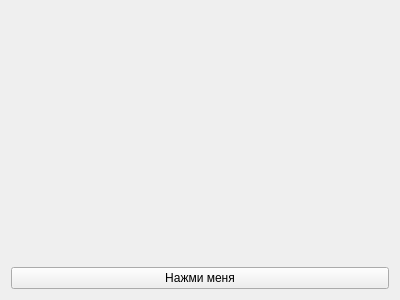
<?xml version="1.0" encoding="UTF-8"?>
<ui version="4.0">
 <class>Form</class>
 <widget class="QWidget" name="Form">
  <property name="geometry">
   <rect>
    <x>0</x>
    <y>0</y>
    <width>400</width>
    <height>300</height>
   </rect>
  </property>
  <property name="windowTitle">
   <string>Form</string>
  </property>
  <layout class="QVBoxLayout" name="verticalLayout">
   <item>
    <widget class="QLabel" name="label">
     <property name="text">
      <string/>
     </property>
    </widget>
   </item>
   <item>
    <widget class="QPushButton" name="pushButton">
     <property name="text">
      <string>Нажми меня</string>
     </property>
    </widget>
   </item>
  </layout>
 </widget>
 <resources/>
 <connections/>
</ui>
